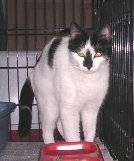
#> input picture myNN/nn3/dataset/training_set/training_set/cats/cat.1110.jpg, 134 x 161 px; its folder holds only this picture in this run
$ python nn.py
#> lines starting #> are read from the running program, lines starting #| are printed output that depends on the picture
### myNN/nn3/functions.py
import numpy as np
import array
from numpy import asarray

def sigmoid(x):
    return 1 / (1 + np.exp(-x))

# [26 lines left out: functions mse_loss, mse_derivative, not called in this run]

def binary_cross_entropy(y_pred, y_true):
    N = len(y_pred)
    return np.squeeze(-np.sum(y_true * np.log(y_pred) + (1 - y_true) * np.log(1 - y_pred))/N)

# [6 lines left out: function binary_cross_entropy_derivative, not called in this run]

def deriv_sigmoid(x):
    fx = sigmoid(x)
    return fx * (1 - fx)

def softmax(xs):
    return np.exp(xs) / np.sum(np.exp(xs))

def normalization(minNum, maxNum, x):
    return (x - minNum) / (maxNum - minNum)

# [21 lines left out: functions FindMaxNumpyArray, FindMinNumpyArray, NormalizeArray, not called in this run]

### myNN/nn3/nn.py
import os
import random
from PIL import Image, ImageOps
from functions import *
import matplotlib.pyplot as plt
from sklearn import preprocessing
np.random.seed(0)

plt.style.use('_mpl-gallery')
fig, ax = plt.subplots()

errors = []
epochsArr = []

amountData = 0
cropimagesize = (50, 50)

path_cats_train = "dataset/training_set/training_set/cats"
path_dogs_train = "dataset/training_set/training_set/dogs"

path_cats_test = "dataset/test_set/test_set/cats"
path_dogs_test = "dataset/test_set/test_set/dogs"

dir_list_cats_train = os.listdir(path_cats_train)
dir_list_dogs_train = os.listdir(path_dogs_train)
dir_list_cats_test = os.listdir(path_cats_test)
dir_list_dogs_test = os.listdir(path_dogs_test)

print("Files and directories in ", path_cats_train, " len: ", len(dir_list_cats_train))
print("Files and directories in ", path_dogs_train, " len: ", len(dir_list_dogs_train))
print("Files and directories in ", path_cats_test, " len: ", len(dir_list_cats_test))
print("Files and directories in ", path_dogs_test, " len: ", len(dir_list_dogs_test))
#image = Image.open('dataset/test_set/test_set/cats/cat.4001.jpg')
#numpydata = np.array(image)
#print("Image data: ", numpydata.shape)

# [1, 0] - cat
# [0, 1] - dogs
label_cat = [1, 0]
label_dog = [0, 1]

train_dataset = []
true_label = []

#preprocessing.normalize()
# [5 lines left out: function load_image_numpy, not called in this run]

#add cats
for i in dir_list_cats_train:
    if i.lower().endswith(('.jpg')):
        dir_image = path_cats_train + "/" + i
        image = Image.open(dir_image)
#> image is the input picture: PIL image 134x161 RGB; mean R, G, B 116.6, 103.7, 106.8
        image = image.resize(cropimagesize)
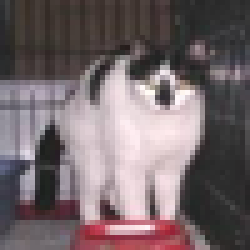
#> image: PIL image 50x50 RGB (shown 5 times larger); mean R, G, B 116.5, 103.6, 106.8
        image = ImageOps.grayscale(image)
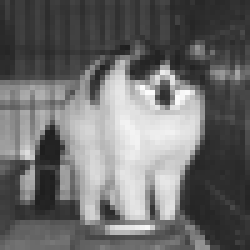
#> image: PIL image 50x50 L (shown 5 times larger); min 30, max 251, mean 107.8
        train_dataset.append(np.array(image).flatten())
        true_label.append(label_cat)

print("len dataset with cats: ", len(train_dataset))
#| len dataset with cats:  1
print("len label with cats: ", len(true_label))
x_data = np.asarray(train_dataset, dtype="object")

for i in dir_list_dogs_train:
    if i.lower().endswith(('.jpg')):
        dir_image = path_dogs_train + "/" + i
        image = Image.open(dir_image)
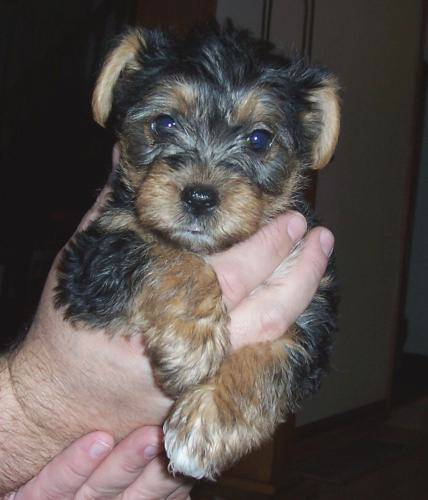
#> input picture myNN/nn3/dataset/test_set/test_set/dogs/dog.4002.jpg, 428 x 500 px, found by its file name
#> image is the input picture: PIL image 428x500 RGB; mean R, G, B 87, 79.3, 76.5
        image = image.resize(cropimagesize)
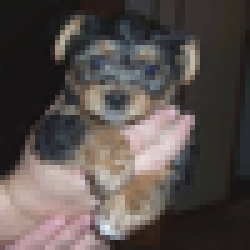
#> image: PIL image 50x50 RGB (shown 5 times larger); mean R, G, B 87, 79.3, 76.5
        image = ImageOps.grayscale(image)
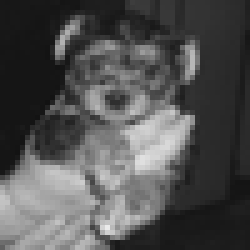
#> image: PIL image 50x50 L (shown 5 times larger); min 18, max 235, mean 81.3
        train_dataset.append(np.array(image).flatten())
        true_label.append(label_dog)
#> pass 2 of the loop `for i in dir_list_dogs_train:`:
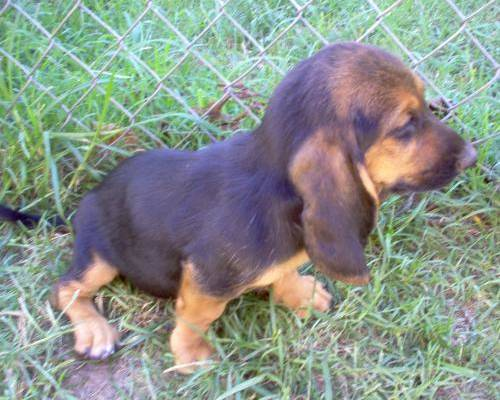
#> input picture myNN/nn3/dataset/test_set/test_set/dogs/dog.4009.jpg, 500 x 400 px, found by its file name
#> image is the input picture: PIL image 500x400 RGB; mean R, G, B 139.2, 149, 140.8
#> `image = image.resize(cropimagesize)`:
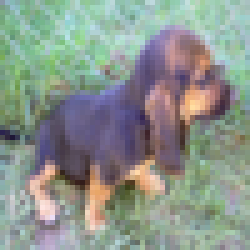
#> image: PIL image 50x50 RGB (shown 5 times larger); mean R, G, B 139.3, 149, 140.9
#> `image = ImageOps.grayscale(image)`:
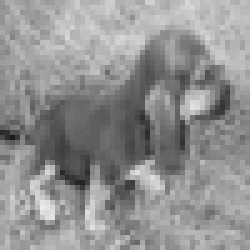
#> image: PIL image 50x50 L (shown 5 times larger); min 29, max 235, mean 145.2

print("len dataset with cats and dogs: ", len(train_dataset))
#| len dataset with cats and dogs:  3
print("len label with cats and dogs: ", len(true_label))

#print("before normalize()", train_dataset)
#x_data = np.asarray(train_dataset, dtype=np.float32)
#print("after normalize()", x_data)

y_data = np.asarray(true_label, dtype=object)

print("dataset image numpy", x_data[0].shape)
#| dataset image numpy (2500,)
size_flatten = len(x_data[0].flatten())
#> size_flatten = 2500
amountData = len(x_data)
#> amountData = 1

y_data = np.array(true_label)

debug_info_feedforward = False
debug_info_backpropogate = False

class NeuralNetwork:
    # [284 lines left out: functions __init__, feedforward, predict, predict_sigmoid, backpropogation, not called in this run]
        # [61 lines of commented-out code are left out]
    def update_weights():
        pass
    # [54 lines left out: function train, not called in this run]
            #print("----------------------")


class NeuralNetworkUpdate:
    def __init__(self, lr, ep, size_input):
#> called with lr = 100, ep = 1000, size_input = 2500
        self.learn_rate = lr
        self.epoch = ep
        self.size_input = size_input
#> self.size_input = 2500

        self.w1 = np.random.randn(28, size_input)
        self.w2 = np.array(np.random.randn(28, 28), dtype=object)
        self.w3 = np.random.randn(2, 28)

        self.b1 = np.random.normal()
        self.b2 = np.random.normal()
        self.b3 = np.random.normal()

    def feedforward(self, x):
        self.input_data = x
        self.input_sum = np.array([np.sum(np.dot(self.w1[index].T, x)) + self.b1 for index in range(len(self.w1))])
        self.input_sigmoid = sigmoid(self.input_sum)
        #if debug_input_layer:
        #    print("self.input_sum: ", self.input_sum)
        #    print("self.input_sigmoid: ", self.input_sigmoid)

        self.hidden_sum = np.array([np.sum(np.dot(self.w2[index].T, self.input_sigmoid)) + self.b2 for index in range(len(self.w2))])
        self.hidden_sigmoid = sigmoid(self.hidden_sum)
        #if debug_hidden_layer:
        #    print("self.hidden_sum: ", self.hidden_sum)
        #    print("self.hidden_sigmoid: ", self.hidden_sigmoid)

        self.output_sum = np.array([np.sum(np.dot(self.w3[index].T, self.hidden_sum)) + self.b3 for index in range(len(self.w3))])
        self.output_sigmoid = softmax(self.output_sum)
        #if debug_output_layer:
        #    print("self.output_sum: ", self.output_sum)
        #    print("self.output_sigmoid: ", self.output_sigmoid)
        return self.output_sigmoid

    # [33 lines left out: function backpropogation, not called in this run]
                # [6 lines of commented-out code are left out]

    def train(self, x, y):
        all_pred = []
        for epoch in range(self.epoch):

            for pred_i in range(len(x)):
                pred_x = np.array(self.feedforward(x[pred_i]))
                all_pred.append(pred_x)

            error = mse_loss_u(np.array(all_pred), y)

            print("--------------")
            print("epoch: ", epoch)
            print("error: ", error)

            self.backpropogation(np.array(all_pred), y, error)
            all_pred = []
#> this loop made 1 pass

# [5 lines left out: function CheckIsScuf, not called in this run]

#network = NeuralNetwork(size_flatten)
network = NeuralNetworkUpdate(100.0, 1000, size_flatten)


# [1, 0] - cat
# [0, 1] - dogs
#> (the run stopped early here; a loop or call above may not have finished)
